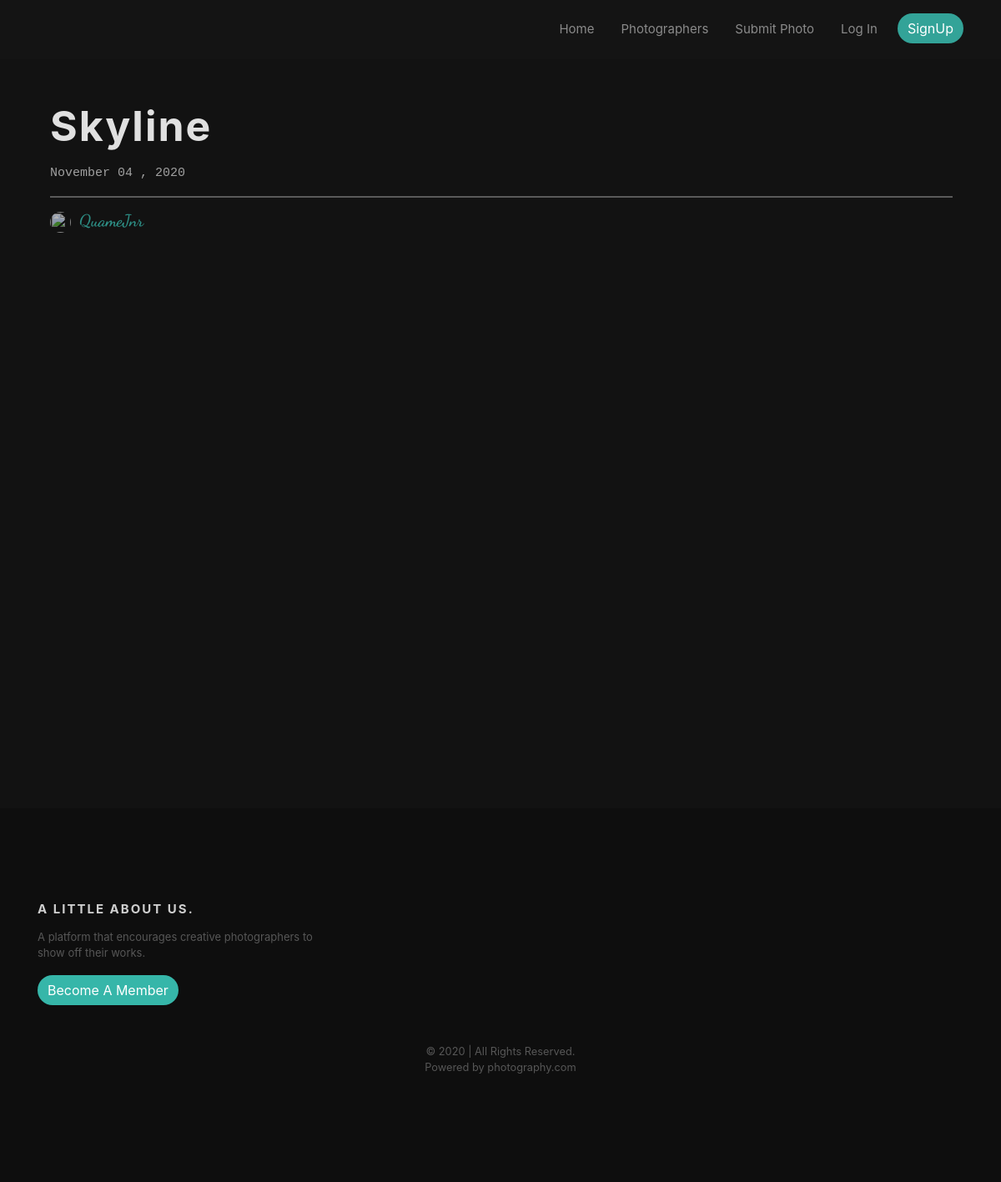
/post/skyline, run on an earlier commit of the app's database.
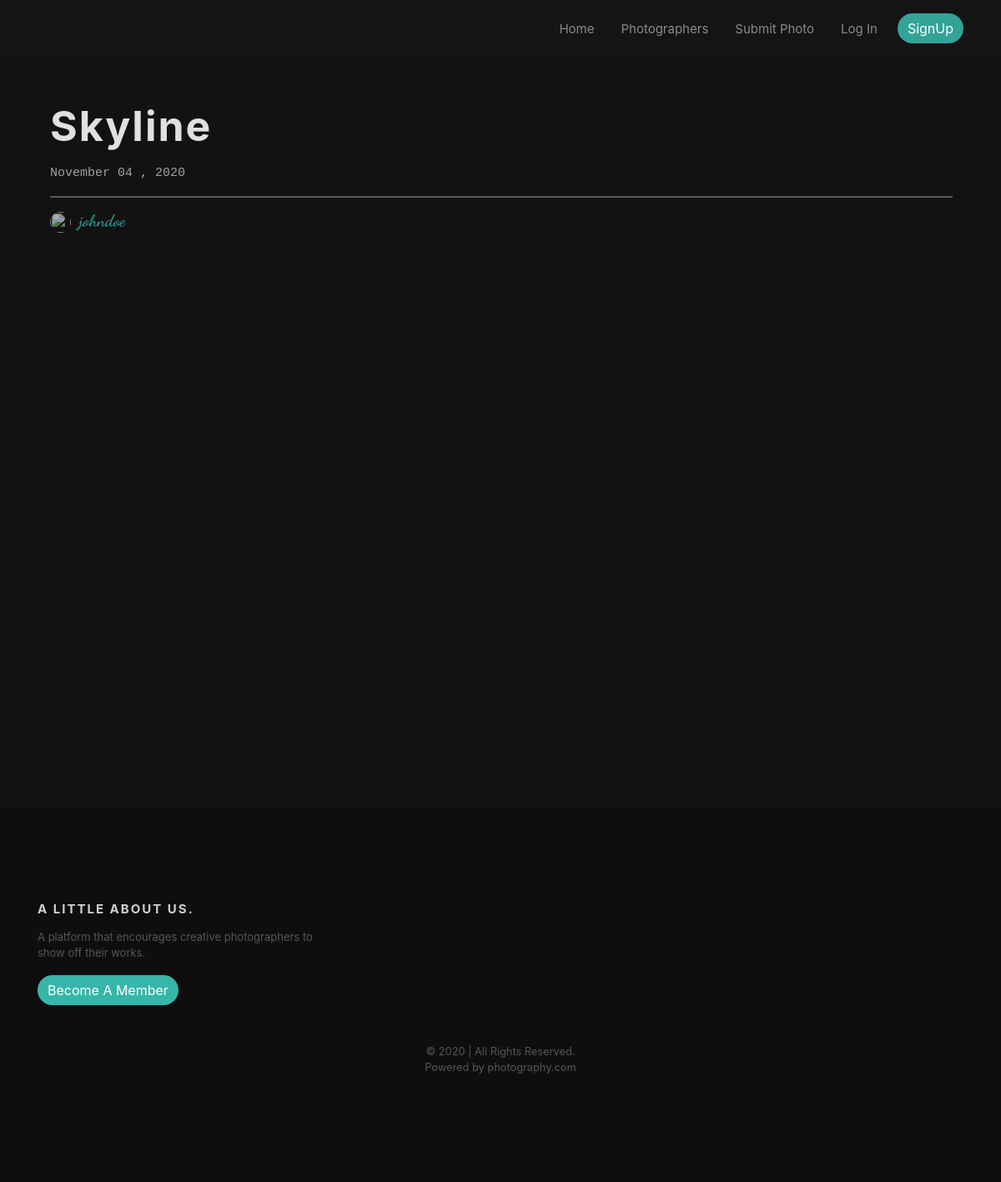
And on a later commit of the database.
### photo/models.py (models this page shows, shortened)
class Post(models.Model):
    picture = CloudinaryField('picture')
    title = models.CharField(max_length=100, unique=True)
    description = models.TextField(max_length=200, default='', blank=True)
    date_posted = models.DateTimeField(default=timezone.now)
    photographer = models.ForeignKey(User, on_delete=models.CASCADE)
    slug = AutoSlugField(populate_from='title', always_update=True)

### photo/views.py (the view)
# urls.py: path('post/<str:slug>', PostDetailView.as_view(), name='post-detail'),
class PostDetailView(DetailView):
    model = Post

### photo/templates/photo/post_detail.html (shortened to what this page needs)
{%extends 'photo/base.html'%}
{%block content%}
        <article id="portfolio">
            <section class=" portfolio-detail mt-4">
                <h2>{{object.title}}</h2>
                <p style="font-family:Monospace">{{object.date_posted|date:'F d , Y'}}</p>
                <hr>
                <div class="acc-item mt-2 mb-2">
                    <a href="{% url 'photographer-post' object.photographer.username %}">
                        <img class="rounded-circle photographer-img" src="{{post.photographer.profile.image.url}}" alt="">
                    </a>
                    <a href="{% url 'photographer-post' object.photographer.username %}">
                        <h3>{{object.photographer}}</h3>
                    </a>
                </div>
            </section>
        </article>
{%endblock content%}

What changed in the data, as far as the page shows it:
changed through a linked row, Post "Skyline": photographer "QuameJnr" → "johndoe"
